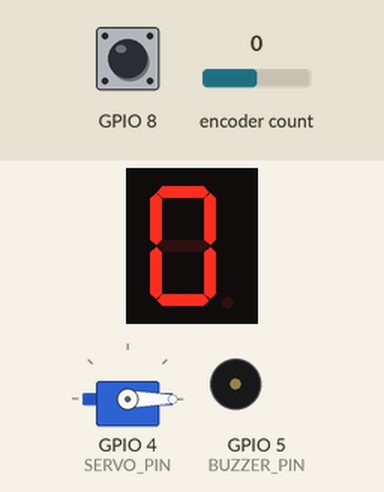
Bench run of a program on a simulated ESP32-S3. On the bench: 1-digit seven-segment display, servo, buzzer (waves = sounding). Wiring (inferred from the names in the program): 1-digit 7-segment display, segments lit when LOW: segments GPIO 9, GPIO 10, GPIO 11, GPIO 12, GPIO 13, GPIO 14, GPIO 15. The inputs (shaded band) are chosen by the test bench; at power-on: GPIO 8 HIGH, encoder count 0. The segment pins are drawn as the display they are named for; servo pulses on a pin are drawn as a servo (544–2400 µs = 0–180°).

Above: at 1.2 s.
1.3 s: GPIO 8 pulled LOW for 0.15 s
At 1.6 s:
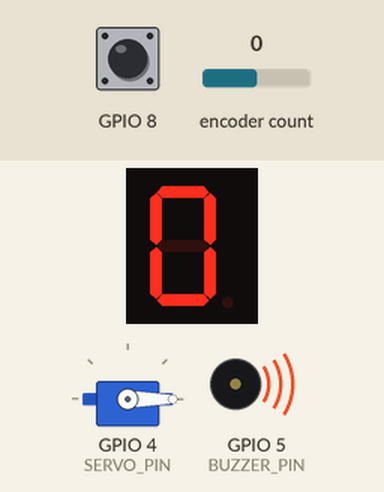
3.2 s: encoder count set to 1
At 3.6 s:
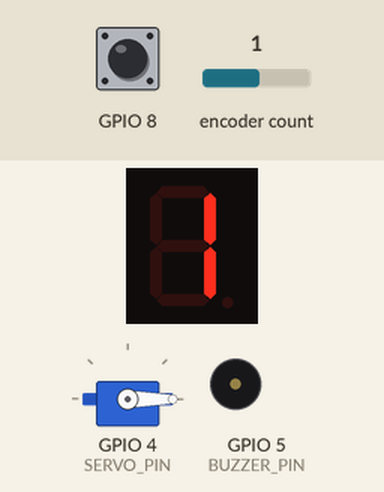
4.7 s: encoder count set to 2
At 5.9 s:
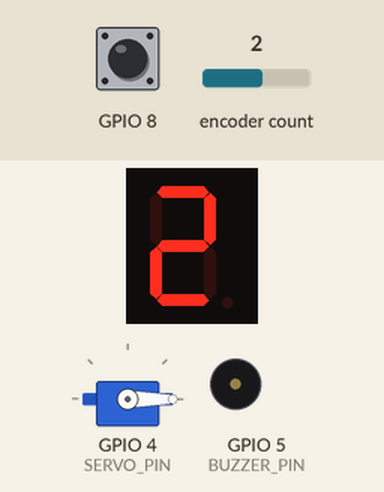
6.2 s: encoder count set to 3
At 7.1 s:
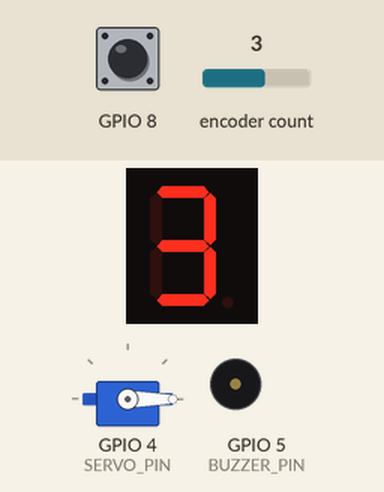
Timing chart, 0 to 8.7 s (numbered marks = the images above; inputs shaded):
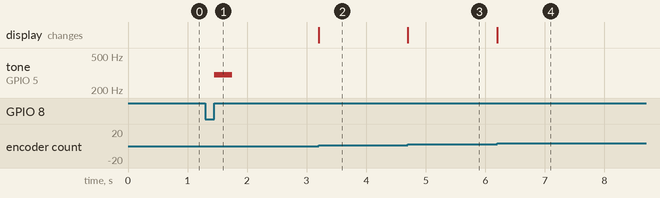

The program:

main.cpp
```cpp
#include <Arduino.h>
#include <EncButton.h>

#define SERVO_PIN   4
#define BUZZER_PIN  5

#define ENC_CLK     6
#define ENC_DT      7
#define ENC_SW      8

// Сегменти a,b,c,d,e,f,g
const uint8_t segPins[7] = {
  9, 10, 11, 12, 13, 14, 15
};

// Канали PWM
const uint8_t SERVO_CH = 0;
const uint8_t BUZZER_CH = 1;

// Пароль
const uint8_t secretDigit = 4;

// EncButton 3.x
EncButton enc(ENC_CLK, ENC_DT, ENC_SW);

int currentDigit = 0;

// Спільний анод
const bool digits[10][7] = {
  {0,0,0,0,0,0,1}, //0
  {1,0,0,1,1,1,1}, //1
  {0,0,1,0,0,1,0}, //2
  {0,0,0,0,1,1,0}, //3
  {1,0,0,1,1,0,0}, //4
  {0,1,0,0,1,0,0}, //5
  {0,1,0,0,0,0,0}, //6
  {0,0,0,1,1,1,1}, //7
  {0,0,0,0,0,0,0}, //8
  {0,0,0,0,1,0,0}  //9
};

void showDigit(uint8_t n)
{
  for (uint8_t i = 0; i < 7; i++)
  {
    digitalWrite(segPins[i], digits[n][i]);
  }
}

void servoWriteAngle(int angle)
{
  angle = constrain(angle, 0, 180);

  uint32_t us = map(angle, 0, 180, 500, 2400);

  uint32_t duty = map(us, 500, 2400, 1638, 7864);

  ledcWrite(SERVO_CH, duty);
}

void buzzerOff()
{
  ledcWriteTone(BUZZER_CH, 0);
}

void beepError()
{
  ledcWriteTone(BUZZER_CH, 300);
  delay(300);
  buzzerOff();
}

void playSuccessMelody()
{
  const uint16_t notes[] = {
    523, 659, 784, 1047
  };

  for (uint8_t i = 0; i < 4; i++)
  {
    ledcWriteTone(BUZZER_CH, notes[i]);
    delay(150);
    buzzerOff();
    delay(30);
  }
}

void openSafe()
{
  servoWriteAngle(45);

  delay(3000);

  servoWriteAngle(0);
}

void setup()
{
  for (uint8_t i = 0; i < 7; i++)
  {
    pinMode(segPins[i], OUTPUT);
  }

  // Серво 50 Гц, 16 біт
  ledcSetup(SERVO_CH, 50, 16);
  ledcAttachPin(SERVO_PIN, SERVO_CH);

  // Бузер
  ledcSetup(BUZZER_CH, 1000, 8);
  ledcAttachPin(BUZZER_PIN, BUZZER_CH);

  servoWriteAngle(0);

  showDigit(0);
}

void loop()
{
  enc.tick();

  if (enc.right())
  {
    currentDigit++;

    if (currentDigit > 9)
      currentDigit = 0;

    showDigit(currentDigit);
  }

  if (enc.left())
  {
    currentDigit--;

    if (currentDigit < 0)
      currentDigit = 9;

    showDigit(currentDigit);
  }

  if (enc.click())
  {
    if (currentDigit == secretDigit)
    {
      playSuccessMelody();
      openSafe();
    }
    else
    {
      beepError();
    }
  }
}
```

Measured:
- after the input at 1.3 s, tone on GPIO 5 (BUZZER_PIN): silent → 300 Hz after 0.15 s, → silent 0.30 s later
- after the input at 3.2 s, the display: changes at once (image 2)
- after the input at 4.7 s, the display: changes at once (image 3)
- after the input at 6.2 s, the display: changes at once (image 4)
